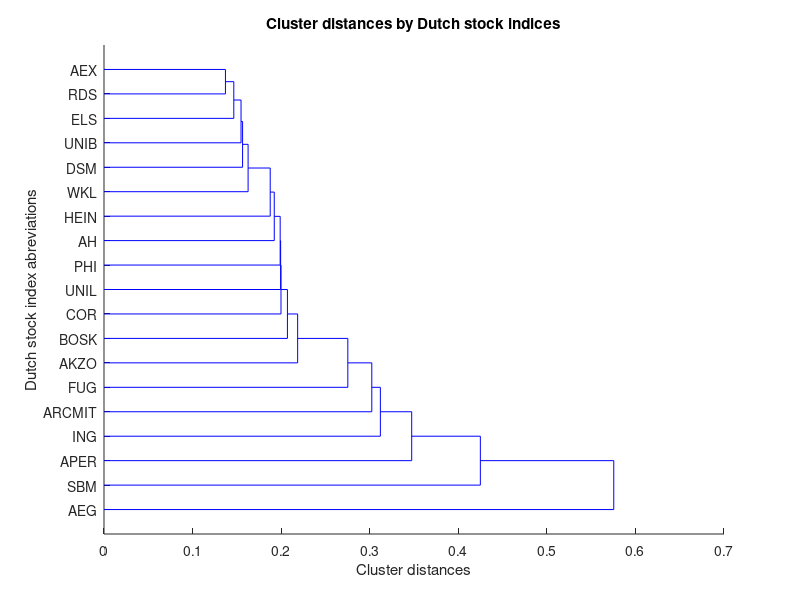
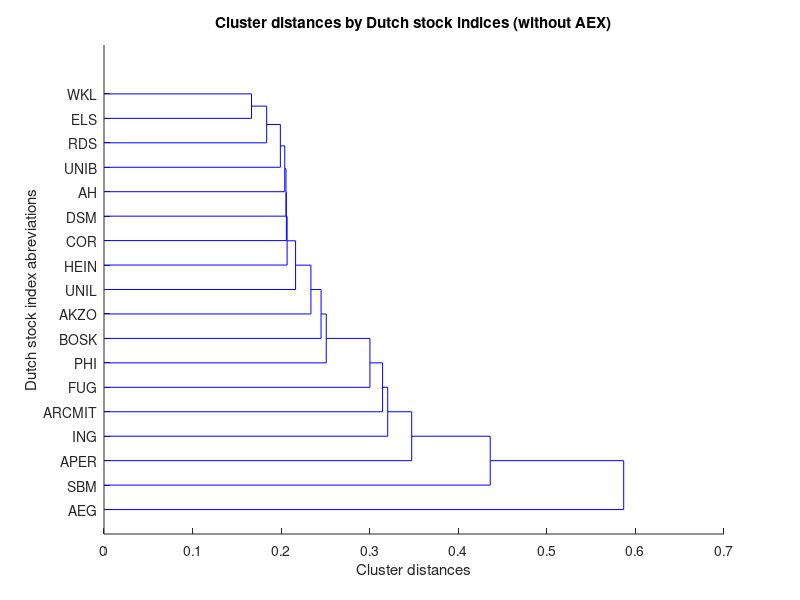

Write the MATLAB code that produced these figures, in order.
close all;
load('lab_4_data/dataAEX.mat');
load('lab_4_data/labelsAEX.mat');

aex_linkage = linkage(data);
dendrogram(aex_linkage,'Labels', labels,'Orientation','right');
ylabel('Dutch stock index abreviations');
xlabel('Cluster distances');
title('Cluster distances by Dutch stock indices');

non_aex_linkage = linkage(data(1:18, :))
figure;
dendrogram(non_aex_linkage, 'Labels', labels(1:18), ...
    'Orientation', 'right');
ylabel('Dutch stock index abreviations');
xlabel('Cluster distances');
title('Cluster distances by Dutch stock indices (without AEX)');
